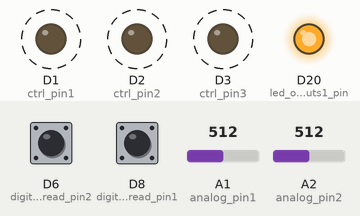
Bench run of a sketch on a simulated Arduino Zero (SAMD21). On the bench: output pins drawn as LEDs (lit = HIGH). Dashed ring = blinking. Inputs (shaded band) come from the test bench; at power-on: D6 (digital_read_pin2) HIGH, D8 (digital_read_pin1) HIGH, A1 (analog_pin1) = 512, A2 (analog_pin2) = 512 (analog values on the 0–1023 scale).

Above: at 0.9 s.
1.7 s: D6 (digital_read_pin2) pulsed LOW 2 times (0.12 s each, 0.3 s apart)
Timing chart, 0 to 11.2 s (numbered marks = the images above; inputs shaded):
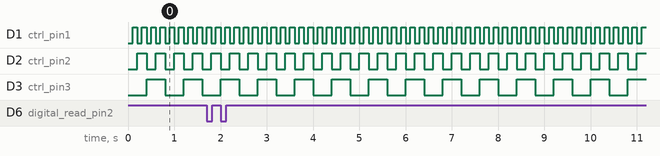

The sketch:

mux_example_starting_place.ino
```cpp
//4051 mux example using this diagram https://github.com/BleepLabs/Dadageek-August20/wiki/Multiplexing-info

unsigned long cm;
unsigned long prev[8];
byte mux_select;
int pot_readings1[8];
int pot_readings2[8];
int led_outputs1[8];
int digital_readings1[8];
int digital_readings2[8];

int ctrl_pins[4] {1, 2, 3};
#define ctrl_pin1 1
#define ctrl_pin2 2
#define ctrl_pin3 3
#define digital_read_pin1 8
#define digital_read_pin2 6
#define led_outputs1_pin 20
int led_state[8];

#define analog_pin1 A1
#define analog_pin2 A2


void setup() {
  pinMode(ctrl_pin1, OUTPUT);
  pinMode(ctrl_pin2, OUTPUT);
  pinMode(ctrl_pin3, OUTPUT);
  pinMode(digital_read_pin1, INPUT_PULLUP);
  pinMode(digital_read_pin2, INPUT_PULLUP);
  pinMode(led_outputs1_pin, OUTPUT);
    digitalWrite(led_outputs1_pin, HIGH);


  analogReadResolution(12);
  analogWriteResolution(12);
  analogReadAveraging(64);

}

void loop() {
  cm = millis();

//   looping through all 8 LEDs
//    for (int jj=0;jj<8;jj++){
//      // turn on LEDs based on bit conversion
//      for(int ii=0;ii<3;ii++){
//        digitalWrite(led_outputs1[ii],bitRead(jj,ii));
//      }
//      delay(100); // delay .1 sec
//    }

  // Each time this code happens a new input is selected and read
  //you could put this in the loop directly for even more speed or do it as a "for" instead.
  //I like this way as doing analog reads too fast can cause noise

  for (int mux_select = 0; mux_select < 8; mux_select++) {

    //mux_sel is a regular number but we need the bits inside it to select which pins
    // are outputting high or low to sell the 4051s which pin to select;
    digitalWrite(ctrl_pin1, bitRead(mux_select, 0));
    digitalWrite(ctrl_pin2, bitRead(mux_select, 1));
    digitalWrite(ctrl_pin3, bitRead(mux_select, 2));


    //mux_select is also used to put the reading in the arrays
    //if you're not using one of these just comment it out

    //smooth(channel, number of readings to average, input)
    //smooth needs a different channel number for each separate reading

    pot_readings1[mux_select] = smooth(mux_select, 31, analogRead(analog_pin1));
    pot_readings2[mux_select] = smooth(mux_select + 8, 31, analogRead(analog_pin2));
    digital_readings1[mux_select] = digitalRead(digital_read_pin1);
    digital_readings2[mux_select] = digitalRead(digital_read_pin2);

    // looping through all 8 LEDs
  for (int jj=0;jj<8;jj++){
    // turn on LEDs based on bit conversion
    for(int ii=0;ii<3;ii++){
      digitalWrite((ctrl_pins)[ii],bitRead(jj,ii));
    }
    delay(100); // delay .1 sec
  }

//     led_outputs1[mux_select]; { analogWrite(led_outputs1_pin, 4095);
//
//     }


//    digitalWrite(led_outputs1_pin, HIGH);

//    if (cm - prev[1] > 30) {
//      prev[1] = cm;
//
//      if (led_state[mux_select] == LOW) {
//        led_state[mux_select] = HIGH;
//      }
//      else {
//        led_state[mux_select] = LOW;
//      }
//      if (digital_readings2[mux_select] == 0) {
//        digitalWrite(led_outputs1, bitRead(mux_select, HIGH));
//      }
//      if (digital_readings2[mux_select] == 1) {
//        digitalWrite(led_outputs1[mux_select], LOW);
//      }

//    }

  }


  if (cm - prev[0] > 100) {
    prev[0] = cm;
    //print 8 readings. Change where mux_print starts and stops to see specific ones
    for (int mux_print = 0; mux_print < 8; mux_print++) {
            Serial.print(mux_print);
            Serial.print("-");
            Serial.print(pot_readings2[mux_print]);
            Serial.print("  ");
            Serial.print(mux_print);
            Serial.print("-");
            Serial.print(digital_readings2[mux_print]);
            Serial.print("  ");
            Serial.print(mux_print);
            Serial.print("-");
            Serial.print(led_outputs1[mux_print]);
            Serial.print("  ");


    }
    Serial.println();
  }

} //end of loop

//Smooth
// based on https://playground.arduino.cc/Main/DigitalSmooth/
// This function continuously samples an input and puts it in an array that is "samples" in length.
// This array has a new "raw_in" value added to it each time "smooth" is called and an old value is removed
// It throws out the top and bottom 15% of readings and averages the rest

#define maxarrays 16 //max number of different variables to smooth
#define maxsamples 51 //max number of points to sample and
//reduce these numbers to save RAM

unsigned int smoothArray[maxarrays][maxsamples];

// sel should be a unique number for each occurrence
// samples should be an odd number greater that 7. It's the length of the array. The larger the more smooth but less responsive
// raw_in is the input. positive numbers in and out only.

unsigned int smooth(byte sel, unsigned int samples, unsigned int raw_in) {
  int j, k, temp, top, bottom;
  long total;
  static int i[maxarrays];
  static int sorted[maxarrays][maxsamples];
  boolean done;

  i[sel] = (i[sel] + 1) % samples;    // increment counter and roll over if necessary. -  % (modulo operator) rolls over variable
  smoothArray[sel][i[sel]] = raw_in;                 // input new data into the oldest slot

  for (j = 0; j < samples; j++) { // transfer data array into anther array for sorting and averaging
    sorted[sel][j] = smoothArray[sel][j];
  }

  done = 0;                // flag to know when we're done sorting
  while (done != 1) {      // simple swap sort, sorts numbers from lowest to highest
    done = 1;
    for (j = 0; j < (samples - 1); j++) {
      if (sorted[sel][j] > sorted[sel][j + 1]) {    // numbers are out of order - swap
        temp = sorted[sel][j + 1];
        sorted[sel] [j + 1] =  sorted[sel][j] ;
        sorted[sel] [j] = temp;
        done = 0;
      }
    }
  }

  // throw out top and bottom 15% of samples - limit to throw out at least one from top and bottom
  bottom = max(((samples * 15)  / 100), 1);
  top = min((((samples * 85) / 100) + 1  ), (samples - 1));   // the + 1 is to make up for asymmetry caused by integer rounding
  k = 0;
  total = 0;
  for ( j = bottom; j < top; j++) {
    total += sorted[sel][j];  // total remaining indices
    k++;
  }
  return total / k;    // divide by number of samples
}
```

Measured:
- by itself, D1 (ctrl_pin1): alternates HIGH for 0.10 s and LOW for 0.10 s
- by itself, D2 (ctrl_pin2): alternates HIGH for 0.20 s and LOW for 0.20 s
- by itself, D3 (ctrl_pin3): alternates HIGH for 0.40 s and LOW for 0.40 s
